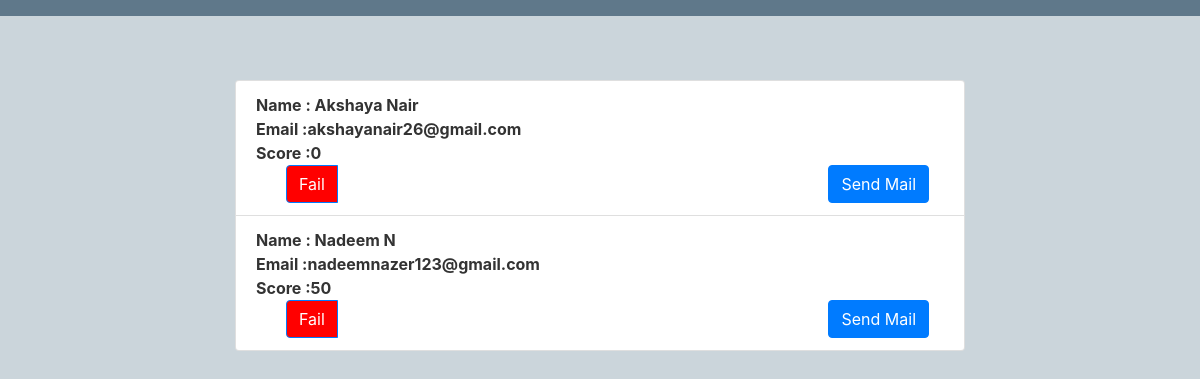
The app's page /view_users, older data.
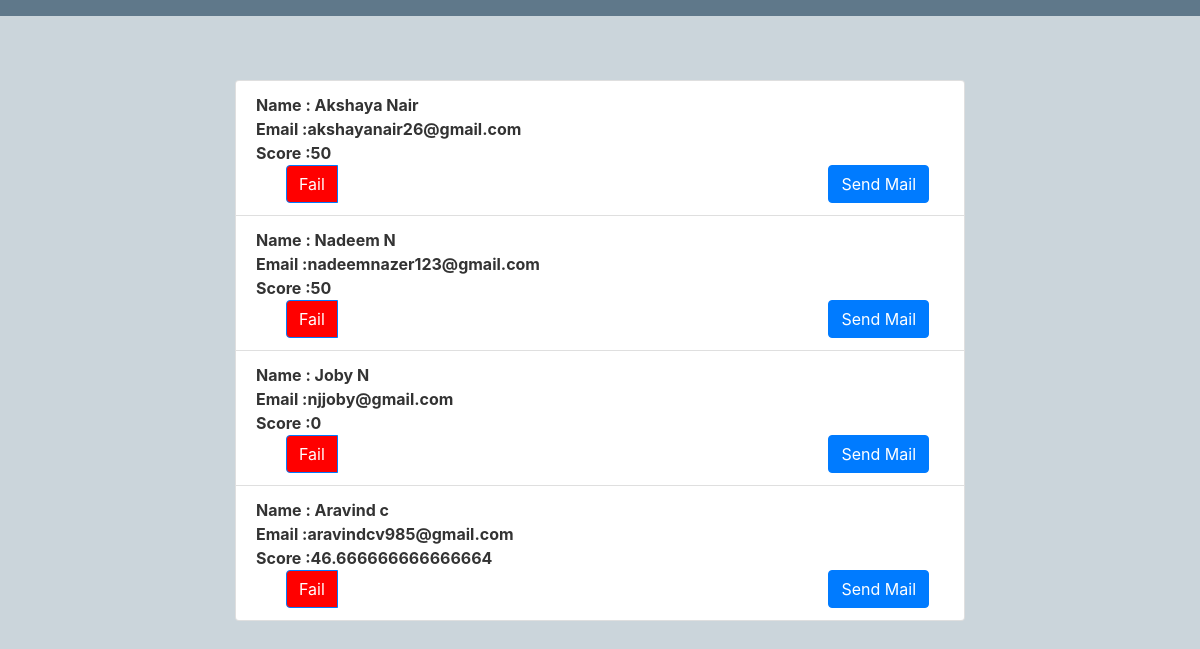
The same page, newer data.
### irecruit/models.py (models this page shows, shortened)
class User(db.Model, UserMixin):
    id = db.Column(db.Integer, primary_key=True)
    firstname = db.Column(db.String(20), nullable=False)
    lastname = db.Column(db.String(20), nullable=False)
    dob = db.Column(db.String(10), nullable=False)
    user_id = db.Column(db.Integer, db.ForeignKey('admin.id'), unique=True)
    skill = db.relationship('Skill', backref='user', lazy=True)

class Admin(db.Model, UserMixin):
    id = db.Column(db.Integer, primary_key=True)
    email = db.Column(db.String(120), unique=True, nullable=False)
    image_file = db.Column(db.String(20), nullable=False, default='default.jpg')
    password = db.Column(db.String(60), nullable=False)
    user = db.relationship('User', backref='admin', uselist=False)
    score = db.Column(db.Integer, default=0)

### irecruit/route.py (the view)
@app.route('/view_users')
def view_users():
    db.create_all()
    users = Admin.query.all()
    usr = User.query.all()
    return render_template('view_users.html', users=users, usr=usr)

### irecruit/templates/view_users.html
{% extends "layout.html" %}
{% block content %}
        <ul class="list-group">
        {% for user in users %}
            {% for usr in usr %}
         {% if usr.id == user.id %}
        <li class="list-group-item" style="font-weight: bold;">
             Name : {{ usr.firstname }} {{ usr.lastname }}<br>
            Email :{{ user.email }} <br>
            Score :{{ user.score }}
            <div class="btn-group container">
                {% if user.score > 50 %}
                     <div class="btn-group container">
                <button type="button" id="pass" class="btn btn-primary" style="background-color: green">Pass</button>
                    </div>
                    <form method="post" action="/passe_mails"> <button type="submit" class="btn btn-primary" name = "send" value = "{{ user.email }}">Send Mail</button></form>
                {% else %}
                    <div class="btn-group container">
                     <button type="button" class="btn btn-primary" style="background-color: red">Fail</button>
                    </div>
                    <form method="post" action="/passe"> <button type="submit" class="btn btn-primary" name = "send" value = "{{ user.email }}">Send Mail</button></form>
                    {% endif %}
            </div>
        </li>
         {% endif %}
            {% endfor %}
        {% endfor %}
        </ul>
{% endblock content %}

Row changes from the older to the newer data that the page shows:
changed Admin "akshayanair26@gmail.com": score "0" → "50"
added Admin: email "njjoby@gmail.com", score "0"
added User: firstname "Joby", lastname "N"
added Admin: email "aravindcv985@gmail.com", score "46.666666666666664"
added User: firstname "Aravind", lastname "c"
